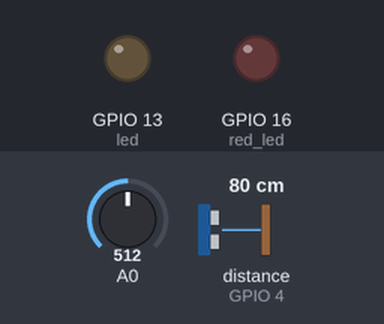
This sketch was run on a simulated ESP8266 (NodeMCU). Parts: output pins drawn as LEDs (lit = HIGH). The inputs (shaded band) are chosen by the test bench; at power-on: A0 = 512, distance to the obstacle (sensor on GPIO 4) 80 cm. The echo pulse lasts 58.3 µs per cm; WiFi joins after 1.5 s; servers stay silent unless stated; pins used as bus, display or sensor lines are not drawn; what the sketch prints to the serial monitor is not drawn.

Above: at 10.6 s.
At 21.1 s:
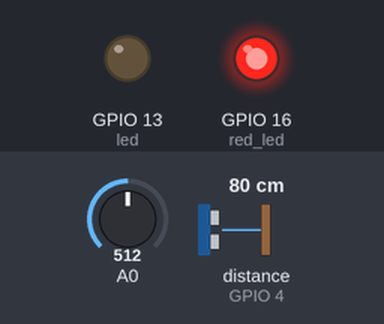
Timing chart, 0 to 29.0 s (numbered marks = the images above):
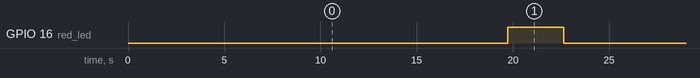

The sketch:

Hardware.ino
```cpp
#include <ESP8266WiFi.h>
#include <WiFiClient.h>
#include <ESP8266WebServer.h>
#include <ESP8266mDNS.h>
#include "ThingSpeak.h"
int i=0;
int counter=0;
int loop_counter=0;

int val;
float cel;
long duration;
int distance;
float sensor_volt;
float RS_air; //  Get the value of RS via in a clear air
float R0;  // Get the value of R0 via in H2
float sensorValue;

const char* ssid = "behzad";
//const char* password = "13781999";

int status = WL_IDLE_STATUS;
WiFiClient client;
ESP8266WebServer server(80);

const int led = 13;
const int red_led = 16;
const int trigPin = 5;
const int echoPin = 4;

unsigned long channel_number = 656148;
unsigned channel_field_temp = 1;
unsigned channel_field_dist = 2;
unsigned channel_field_gass = 3;
unsigned channel_field_view = 4;
const char channel_write_APIKey[] = "K971XFS6VN27OBCN";

// -----------------------------------------------------------

void handleRoot() {
  digitalWrite(led, 1);
  server.send(200, "text/plain", "server is on now!");
  digitalWrite(led, 0);
}

// -----------------------------------------------------------

void handleNotFound(){
  digitalWrite(led, 1);
  String message = "File Not Found\n\n";
  message += "URI: ";
  message += server.uri();
  message += "\nMethod: ";
  message += (server.method() == HTTP_GET)?"GET":"POST";
  message += "\nArguments: ";
  message += server.args();
  message += "\n";
  for (uint8_t i=0; i<server.args(); i++){
    message += " " + server.argName(i) + ": " + server.arg(i) + "\n";
  }
  server.send(404, "text/plain", message);
  digitalWrite(led, 0);
}

// ------------------------------------------------------------

void setup(void){
  pinMode(led, OUTPUT);
  pinMode(red_led,OUTPUT);
  pinMode(trigPin, OUTPUT);
  pinMode(echoPin, INPUT);

  WiFi.begin(ssid); //password
  ThingSpeak.begin(client);
  digitalWrite(led, 0);
  Serial.begin(115200);
  WiFi.mode(WIFI_STA);
  Serial.println("");


// -------------------------------------------------------------

  // Wait for connection
  while (WiFi.status() != WL_CONNECTED) {
    delay(500);
    Serial.print(".");
  }
  Serial.println("");
  Serial.print("Connected to ");
  Serial.println(ssid);
  Serial.print("IP address: ");
  Serial.println(WiFi.localIP());

  if (MDNS.begin("esp8266")) {
    Serial.println("MDNS responder started");
  }

// ------------------------------------------------------------

  server.on("/", handleRoot);

// ------------------------------------------------------------
  server.on("/informations", [] () {
    server.send(200, "text/plain", "Temprature: "+String(cel)+"*c"+"\nDistance: "+String(distance)+" cm"+"\nCO2: "+String(R0*100)+"%");

    counter++;
    ThingSpeak.writeField(channel_number, channel_field_view, counter, channel_write_APIKey);
  });

// ------------------------------------------------------------

  server.onNotFound(handleNotFound);

  server.begin();
  Serial.println("HTTP server started");
}

// ------------------------------------------------------------

void temp_calculate(void) {
    val = analogRead(A0);

    float mv = (val/1024.0)*3300;
    cel= mv/10;

    ThingSpeak.writeField(channel_number, channel_field_temp, cel, channel_write_APIKey);
}

// -------------------------------------------------------------

void dist_calculate(void) {
  digitalWrite(trigPin, HIGH);
  delayMicroseconds(10);
  digitalWrite(trigPin, LOW);

  duration = pulseIn(echoPin, HIGH);
  distance= duration*0.034/2;

    ThingSpeak.writeField(channel_number, channel_field_dist, distance, channel_write_APIKey);
}

// -------------------------------------------------------------

void gass_calculate(void) {
  // Get a average data by testing 100 times
    for(int x = 0 ; x < 100 ; x++)
    {
        sensorValue = sensorValue + analogRead(A0);
    }
    sensorValue = sensorValue/100.0;

    sensor_volt = sensorValue/1024*5.0;
    RS_air = (5.0-sensor_volt)/sensor_volt; // omit * RL
    R0 = RS_air/9.8; // The ratio of RS/R0 is 9.8 in a clear air from Graph (Found using WebPlotDigitizer)

    ThingSpeak.writeField(channel_number, channel_field_gass, R0, channel_write_APIKey);
}

// -------------------------------------------------------------

void loop(void){
  server.handleClient();
  digitalWrite(trigPin, LOW);
  delayMicroseconds(2);

// ---------------------------------
  if(loop_counter>=1800){
    digitalWrite(red_led,HIGH);
    delay(1000);
    temp_calculate();
    dist_calculate();
    gass_calculate();
    server.handleClient();
    delay(1000);
    digitalWrite(red_led,LOW);
  loop_counter = 0;
  }
// ---------------------------------
  delay(10);
  loop_counter++;

}
```

Measured:
- by itself, GPIO 16 (red_led): alternates HIGH for 2.9 s and LOW for 18.2 s
